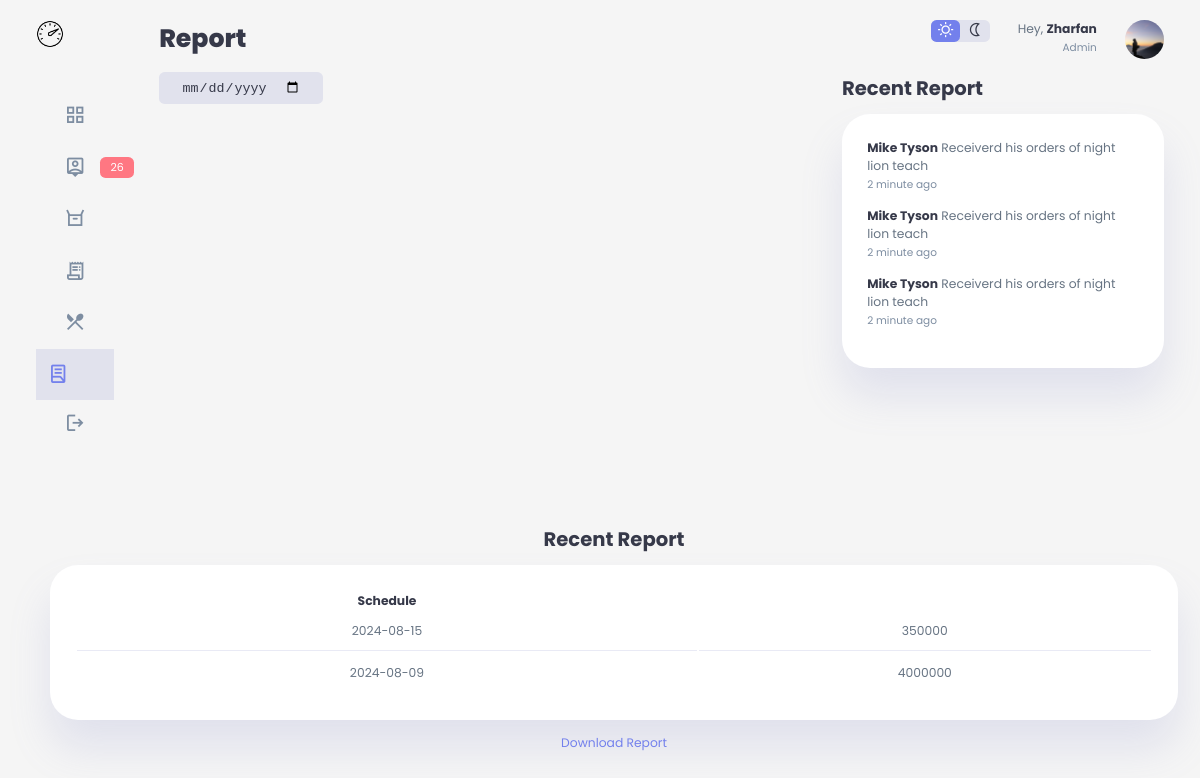
Screenshot of /php/report.php with the database file from the repository.
### tables this page shows
CREATE TABLE `report` (
  `tanggal` date NOT NULL,
  `id` int(25) NOT NULL,
  `total_harga` int(30) NOT NULL
);

### php/report.php (the view, shortened to what this page needs)
<?php
require 'koneksi.php';
$query_sql = "SELECT * FROM report";
$result = mysqli_query($conn, $query_sql);
?>
<!DOCTYPE html>
<html lang="en">
<head>
    <link rel="stylesheet" href="dashboard.css">
    <link rel="stylesheet" href="https://cdnjs.cloudflare.com/ajax/libs/font-awesome/6.0.0-beta3/css/all.min.css">
</head>
<body>
    <div class="container">
        <aside>
            <div class="top">
                <div class="logo">
                    <img src="../img/icons8-dashboard-50.png">
                </div>
            </div>
            <div class="sidebar">
                <a href="dashboard.php" >
                    <span class="material-symbols-outlined">grid_view</span>
                </a>
                <a href="reservation.php">
                    <span class="material-symbols-outlined">person_pin</span>
                    <span class="message-count">26</span>
                </a>
                <a href="orders.php">
                    <span class="material-symbols-outlined">orders</span>
                </a>
                <a href="transaksi.php" >
                    <span class="material-symbols-outlined">receipt_long</span>
                </a>
                <a href="menu.php">
                    <span class="material-symbols-outlined">restaurant_menu</span>
                </a>
                <a href="report.php" class="active">
                    <span class="material-symbols-outlined">lab_profile</span>
                </a>
                <a href="logout.php">
                    <span class="material-symbols-outlined">logout</span>
                </a>
            </div>
        </aside>
        <main>
            <h1>Report</h1>
            <div class="date">
                <input type="date">
            </div>
            <div class="recent-orders">
    <h2>Recent Report</h2>
    <table>
        <thead>
            <tr>
                <th>Schedule</th>
            </tr>
            </thead>
        <tbody>
        <?php
if (mysqli_num_rows($result) > 0) {
    while ($row = mysqli_fetch_assoc($result)) {
        echo "<tr>";
        echo "<td>" . $row['tanggal'] . "</td>";
        echo "<td>" . $row['total_harga'] . "</td>";
        echo "</tr>";
    }
} else {
    echo "<tr><td colspan='5'>No data found</td></tr>";
}
?>
        </tbody>
    </table>
    <a href="generate.php">Download Report</a>
</div>
        </main>
        <div class="right">
            <div class="top">
                <div class="theme-toggler">
                    <span class="material-symbols-outlined active">wb_sunny</span>
                    <span class="material-symbols-outlined">nightlight</span>
                </div>
                <div class="profile">
                    <div class="info">
                        <p>Hey, <b>Zharfan</b></p>
                        <small class="text-muted">Admin</small>
                    </div>
                    <div class="profile-photo">
                        <img src="../img/profile-photo.png">
                    </div>
                </div>
            </div>
            <div class="recent-updates">
                <h2>Recent Report</h2>
                <div class="updates">
                    <div class="update">
                        <div class="message">
                            <p><b>Mike Tyson</b> Receiverd his orders of night lion teach</p>
                            <small class="text-muted">2 minute ago</small>
                        </div>
                    </div>
                    <div class="update">
                        <div class="message">
                            <p><b>Mike Tyson</b> Receiverd his orders of night lion teach</p>
                            <small class="text-muted">2 minute ago</small>
                        </div>
                    </div>
                    <div class="update">
                        <div class="message">
                            <p><b>Mike Tyson</b> Receiverd his orders of night lion teach</p>
                            <small class="text-muted">2 minute ago</small>
                        </div>
                    </div>
                </div>
            </div>
    </div>
</body>
</html>

### rows the page displays
report: tanggal "2024-08-15", total_harga "350000"
report: tanggal "2024-08-09", total_harga "4000000"
